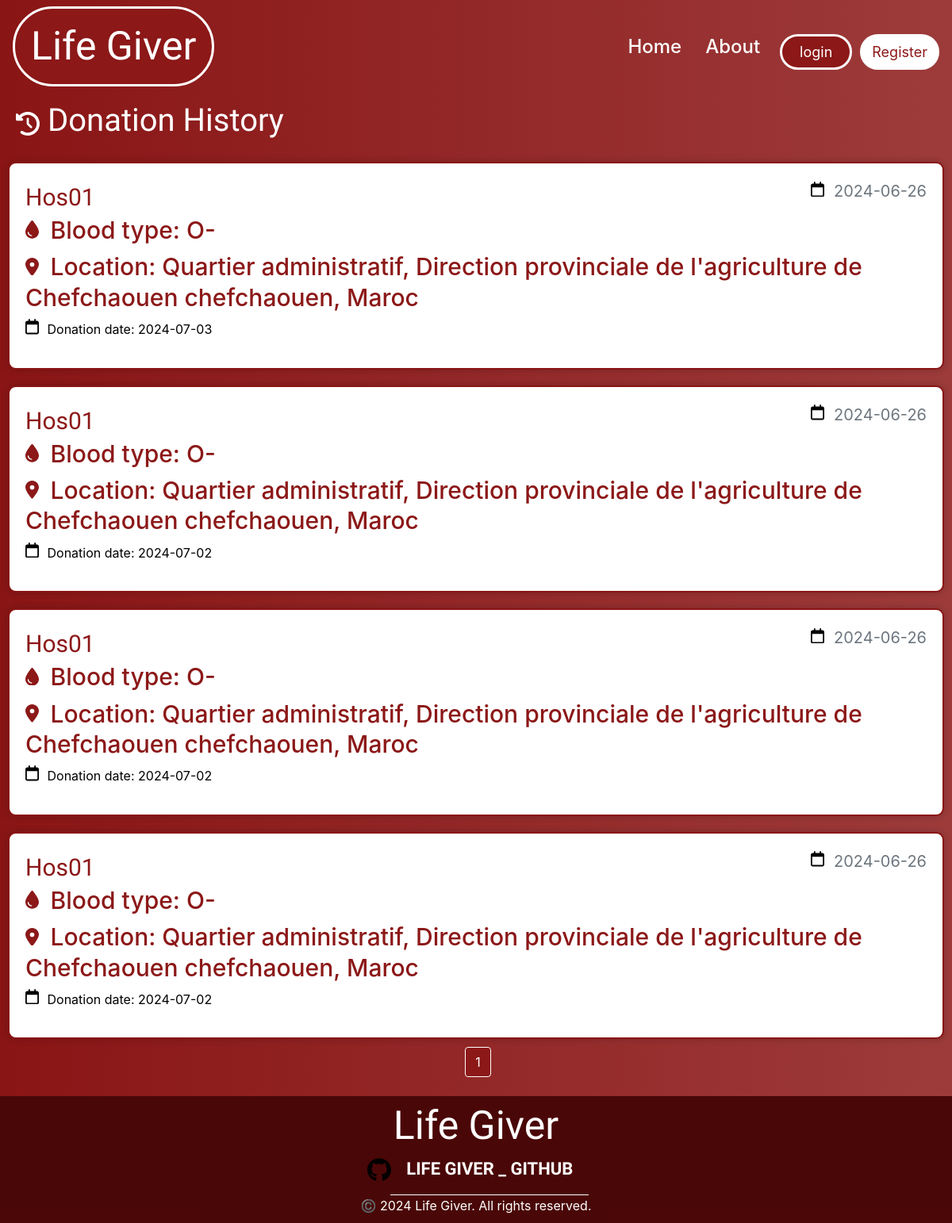
Page /donation_history/4 on the committed database.
### lifegiver/models.py (models this page shows, shortened)
class UserDonation(db.Model):
    id = db.Column(db.Integer, primary_key=True)
    donation_date = db.Column(db.DateTime, nullable=False, default=datetime.now)
    donor_id = db.Column(db.Integer, db.ForeignKey('donor.id'), nullable=False)
    request_id = db.Column(db.Integer, db.ForeignKey('donation_request.id'), nullable=True)
    hospital_id = db.Column(db.Integer, db.ForeignKey('hospital.id'), nullable=False)

class Hospital(db.Model, UserMixin):
    __tablename__ = 'hospital'
    id = db.Column(db.Integer, primary_key=True)
    name = db.Column(db.String(225), nullable=False)
    image_file = db.Column(db.String(20), nullable=False, default='default1.png')
    street = db.Column(db.String(500), nullable=True)
    city = db.Column(db.String(100), nullable=True)
    province = db.Column(db.String(100), nullable=True)
    zip_code = db.Column(db.String(45), nullable=True)
    country = db.Column(db.String(100), nullable=True)
    phone_number = db.Column(db.String(45), nullable=False)
    email = db.Column(db.String(125), unique=True, nullable=False)
    password = db.Column(db.String(60), nullable=False)
    barcode = db.Column(db.String(100), unique=True, nullable=False)
    lat = db.Column(db.Float, nullable=True)
    lng = db.Column(db.Float, nullable=True)
    hospital_donations = db.relationship('UserDonation', backref='hospital_donation', lazy=True)
    hospital_requests = db.relationship('DonationRequest', backref='hospital_request', lazy=True)
    urgent_requests = db.relationship('UrgentRequest', backref='hospital_urgent_request', lazy=True)

class DonationRequest(db.Model):
    id = db.Column(db.Integer, primary_key=True)
    hospital_id = db.Column(db.Integer, db.ForeignKey('hospital.id'), nullable=False)
    blood_type = db.Column(db.Enum('O-', 'O+', 'A-', 'A+', 'B-', 'B+', 'AB-', 'AB+'), nullable=False)
    request_date = db.Column(db.DateTime, nullable=False, default=datetime.now)
    status = db.Column(db.Enum('pending', 'fulfilled', 'failed'), nullable=False)
    expiration_date = db.Column(db.DateTime, nullable=False, default=lambda: datetime.now() + timedelta(days=90))
    request_donations = db.relationship('UserDonation', backref='donation_request', lazy=True)

### lifegiver/route.py (the view)
@app.route('/donation_history/<int:donor_id>', methods=['POST', 'GET'], strict_slashes=False)
def donation_history(donor_id):
    page = request.args.get('page', 1, type=int)
    donor = Donor.query.filter_by(id=donor_id).first_or_404()
    user_donations = UserDonation.query.filter_by(donor_id=donor_id)\
            .order_by(UserDonation.donation_date.desc())\
            .paginate(page=page, per_page=5) # inteade of using .all() we gonna change it to .paginate() to get 10 requests per page
    return render_template('donation_history.html', title='All User Donations', donations=user_donations, donor_id=donor_id)

### lifegiver/templates/donation_history.html (shortened to what this page needs)
{% extends 'layout.html' %}
{% block link %}
  <link rel="stylesheet" type="text/css" href="{{ url_for('static', filename='css/donation_history.css') }}" />
{% endblock %}
{% block content %}
  <div id="title">
    <h1>Donation History</h1>
  </div>
  {% for don in donations.items %}
    <article class="media content-section">
      <div class="media-body" id="card">
        <div class="article-metadata">
          <a class="mr-2" href="#">{{ don.hospital_donation.name }}</a>
          <small class="text-muted">
            {{ don.donation_request.request_date.strftime('%Y-%m-%d') }}
          </small>
        </div>
        <h2>
          <a class="article-title" href="#">{{ 'Blood type: ' ~ don.donation_request.blood_type }}</a>
        </h2>
        <h2>
          <a class="article-title" href="#">{{ 'Location: ' ~ don.hospital_donation.street ~ ' ' ~ don.hospital_donation.city ~ ', ' ~ don.hospital_donation.country }}</a>
        </h2>
        <p id="expiration" class="article-content">
          {{ 'Donation date: ' ~ don.donation_date.strftime('%Y-%m-%d') }}
        </p>
      </div>
    </article>
  {% endfor %}
  <div class="div">
    {% for page_num in donations.iter_pages(left_edge=1, right_edge=1, left_current=1, right_current=1) %}
      {% if page_num %}
        {% if donations.page == page_num %}
          <a id="page" class="btn btn-info mb-4" href="{{ url_for('donation_history', donor_id=donor_id, page=page_num) }}">{{ page_num }}</a>
        {% else %}
          <a id="page" class="btn btn-outline-info mb-4" href="{{ url_for('donation_history', donor_id=donor_id, page=page_num) }}">{{ page_num }}</a>
        {% endif %}
      {% else %}
        <span>. . .</span>
      {% endif %}
    {% endfor %}
  </div>
{% endblock %}

### lifegiver/static/css/loading.css (style rules this page uses)
:root { --border-width: 7px; }
* { margin: 0; padding: 0; }

### lifegiver/static/css/donation_history.css (style rules this page uses)
body { background-image: linear-gradient(to right, #8a1515, #9d3b3b); }
#card { padding-left: 20px; padding-top: 20px; padding-right: 20px; padding-bottom: 20px; background: #fff; border: 2px solid rgb(255, 255, 255, .2); backdrop-filter: blur(20px); box-shadow: 0 0 10px rgb(0, 0, 0, .2); color: #fff; border-radius: 10px; border: 2px solid #8a1515; }
article { padding-left: 10px; padding-top: 10px; padding-right: 10px; padding-bottom: 10px; }
#page { background-color: #8c1818; border: 1px solid #fff; color: #fff; margin-left: 5px; }
.div { display: flex; justify-content: center; }
svg { width: 17px; margin-right: 6px; }
small { font-size: 20px; margin-left: 60px; }
.article-metadata { display: flex; justify-content: space-between; }
.article-metadata a { color: #8c1818; font-size: 30px; font-weight: 400; font-family: "Acme", sans-serif; text-decoration: none; }
h2 a { color: #8c1818 !important; font-size: 30px !important; text-decoration: none !important; }
#title h1 { color: #fff; font-family: "Acme", sans-serif; }
#title { display: flex; margin-top: 10px; margin-bottom: 10px; margin-left: 20px; }
#title svg { margin-right: 10px; width: 30px; }
#expiration { color: black !important; }

### rows in the picture
UserDonation: hospital_donation.name "Hos01", donation_request.request_date "2024-06-26", donation_date "Donation date: 2024-07-03"
DonationRequest: blood_type "Blood type: O-"
Hospital: street+city+country "Location: Quartier administratif, Direction provinciale de l'agriculture de Chefchaouen chefchaouen, Maroc"
UserDonation: hospital_donation.name "Hos01", donation_request.request_date "2024-06-26", donation_date "Donation date: 2024-07-02"
UserDonation: hospital_donation.name "Hos01", donation_request.request_date "2024-06-26", donation_date "Donation date: 2024-07-02"
UserDonation: hospital_donation.name "Hos01", donation_request.request_date "2024-06-26", donation_date "Donation date: 2024-07-02"

### other values in the picture
{{ page_num }} "1"
